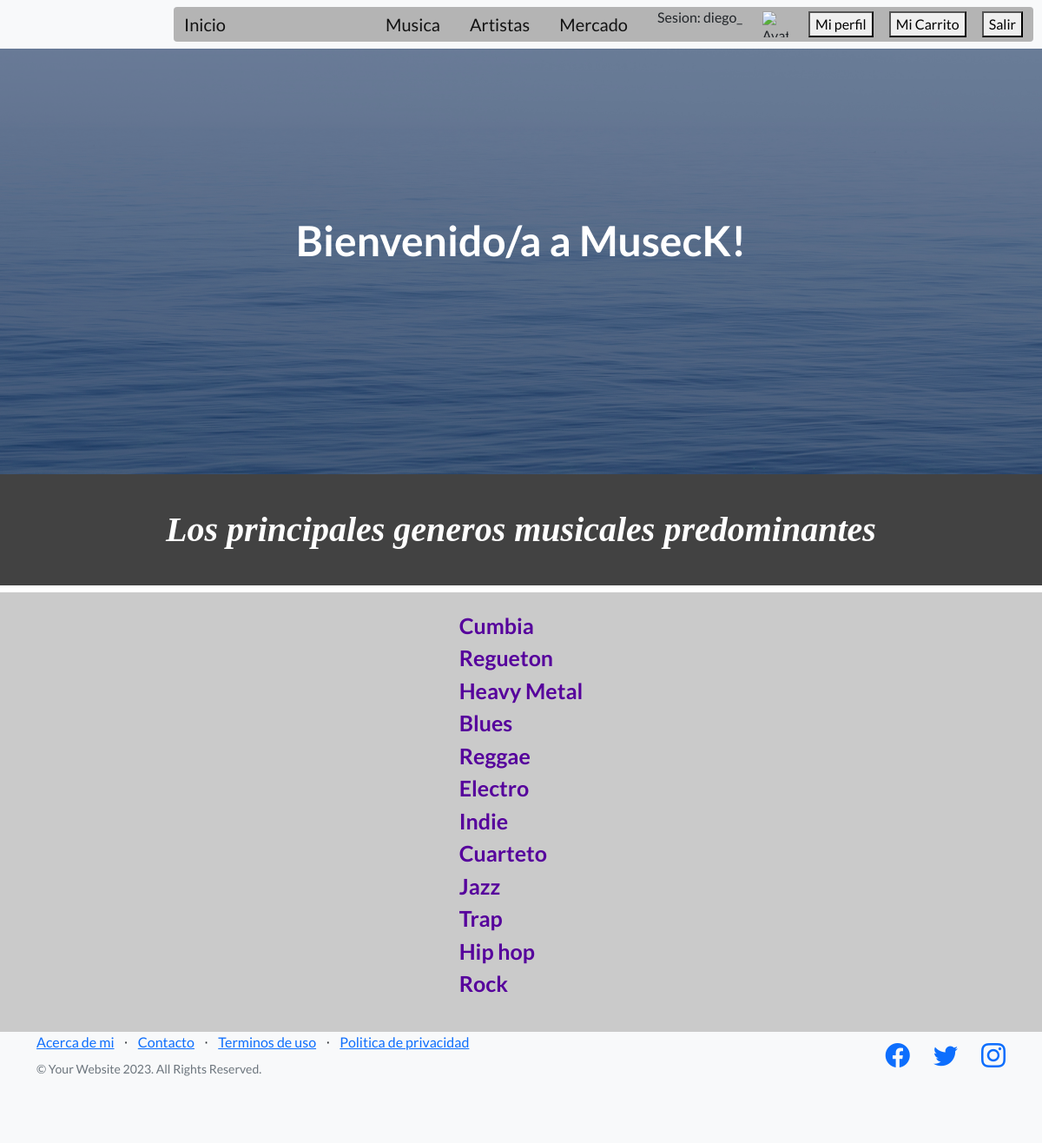
The page /app-include/lista-generos/ (signed in) on the database its author committed.
### AppPrueba/models.py (models this page shows)
class Genero (models.Model):
    name = models.CharField(max_length=30)
    def __str__(self):
        return f"{self.name}"

### AppPrueba/views.py (the view)
# urls.py: path("lista-generos/", ListaGenero.as_view(), name = "ListaGeneros"),
class ListaGenero(ListView):
    model = Genero
    template_name = "list-genero.html"
    context_object_name = "generos"

### AppPrueba/context_processors.py (called while the page is built)
def avatar(request):
    if request.user.is_authenticated:
        try:
            avatar = Avatar.objects.get(user=request.user)
        except Avatar.DoesNotExist:
            avatar = None
    else:
        avatar = None
    return {'avatar': avatar}

### AppPrueba/templates/list-genero.html
{% extends "padre.html" %}
{% block contenido_variable %}
    <h1 id="mi-h1">
        Los principales generos musicales predominantes
    </h1>
    <div id="contenedor-general">
        <ul class="detalle-publicacion">
            {% for genero in generos %}
            <li>
                <a id="generos-links" href="{% url 'DetalleGeneros' genero.id %}">
                    {{genero}}
                </a>
            </li>
            {% endfor %}
        </ul>
    </div>
{% endblock contenido_variable %}

### AppPrueba/templates/navbar.html
{% load static %}
<nav class="navbar navbar-light bg-light static-top" id="navbar">
    <div class="container" id="mi_container">
        <div class="cont-inicio">
            <a class="navbar-brand" href="{% url 'Inicio' %}">Inicio</a>
        </div>
        <a class="navbar-brand" href="{% url 'ListaGeneros' %}">Musica</a>
        <a class="navbar-brand" href="{% url 'Artistas' %}">Artistas</a>
        <a class="navbar-brand" href="{% url 'Categorias' %}">Mercado</a>
        {% if user.is_authenticated %}
            <p>
                Sesion: {{user.username}}
            </p>
                {% if avatar %}
                    <img src="{{ avatar.url }}" alt="Avatar" style="width: 30px; height: 30px; margin: 5px;"/>
                {% else %}
                <img src="{% static 'assets/img/imagenxdefecto.jpg' %}" alt="Avatar por defecto" style="width: 30px; height: 30px; margin: 5px;"/>
                {% endif %}
            <a href="{% url 'EditarPerfil' %}">
                <button type="submit">Mi perfil</button>
            </a>
            <a href="{% url 'MiCarrito' %}">
                <button type="submit">Mi Carrito</button>
            </a>
            <form action="{% url 'LogoutUser' %}" method="post"> {% csrf_token %}
                <button type="submit">Salir</button>
            </form>
        {%else%}
            <div class="cont-login-register">
                <a class="btn btn-primary" href="{% url 'Registro' %}">Registrarse</a>
                <a class="btn btn-primary" href="{% url 'IniciarSesion' %}">Iniciar sesion</a>
            </div>
        {% endif %}
    </div>
</nav>

### AppPrueba/static/css/mi_estilo.css (style rules this page uses)
.cont-inicio { margin-right: 150px; }
#navbar { background: rgb(173, 137, 137); }
#mi_container { background: rgb(180, 180, 180); margin: 0 10px 0 200px; display: flex; flex-flow: row; border-radius: 4px; }
#mi-h1 { font-style: italic; font-family: 'Times New Roman', Times, serif; color: rgb(255, 255, 255); padding: 40px; background-color: rgb(66, 66, 66); display: flex; flex-flow: row; justify-content: center; }
#contenedor-general { width: 100%; height: 100%; background: rgb(202, 202, 202); display: flex; flex-wrap: column; justify-content: space-evenly; padding: 20px; }
.detalle-publicacion { list-style-type: none; padding: 0; }
#generos-links { font-size: 25px; font-weight: 600; color: rgb(86, 0, 156); text-decoration: none; }

### rows shown on the page
Genero: name "Cumbia"
Genero: name "Regueton"
Genero: name "Heavy Metal"
Genero: name "Blues"
Genero: name "Reggae"
Genero: name "Electro"
Genero: name "Indie"
Genero: name "Cuarteto"
Genero: name "Jazz"
Genero: name "Trap"
Genero: name "Hip hop"
Genero: name "Rock"

### other values the page prints
{{ user.username }} "diego_"
